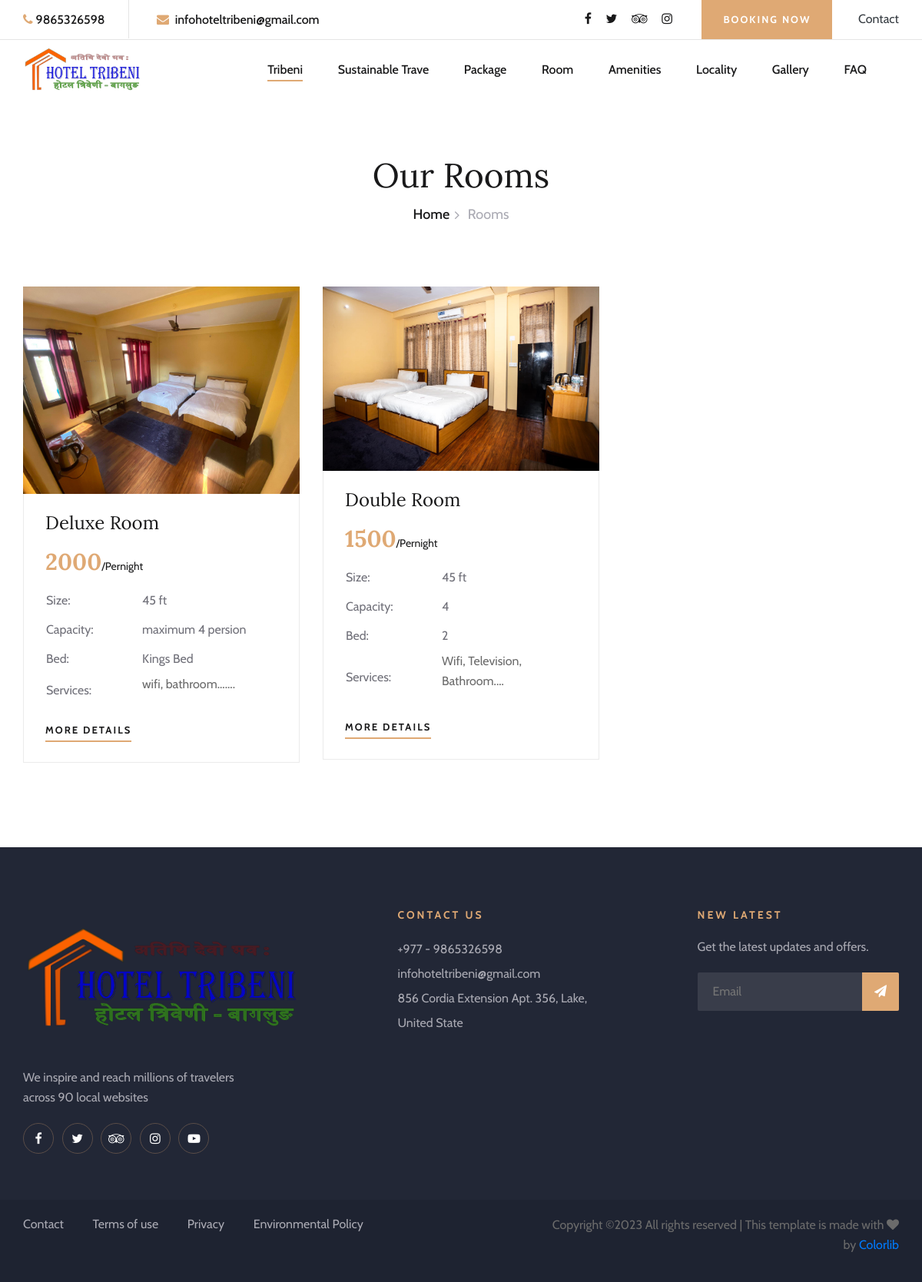
Screenshot of /rooms with the database file from the repository.
### app/models.py (models this page shows, shortened)
class Room(models.Model):
    room_name = models.CharField(max_length=150)
    rate_per_night = models.PositiveIntegerField()
    size = models.CharField(max_length=150)
    capacity = models.CharField(max_length=150)
    bed = models.CharField(max_length=150)
    services = RichTextField()
    image = models.ImageField(upload_to='roomimages/')
    discriptions = RichTextField()
    room_slug = AutoSlugField(populate_from='room_name', unique=True, null=True, default=None)
    class Meta:
        ordering =['-id',]

### app/views.py (the view)
# urls.py: path('rooms', RoomListViews.as_view(), name='rooms'),
class RoomListViews(ListView):
    model= Room
    context_object_name='rooms'
    template_name ='app/rooms.html'

### app/templates/app/rooms.html (shortened to what this page needs)
{% extends 'app/base.html' %}
{% load static %}
{% block content %}
    <div class="breadcrumb-section">
        <div class="container">
            <div class="row">
                <div class="col-lg-12">
                    <div class="breadcrumb-text">
                        <h2>Our Rooms</h2>
                        <div class="bt-option">
                            <a href="/">Home</a>
                            <span>Rooms</span>
                        </div>
                    </div>
                </div>
            </div>
        </div>
    </div>
    <section class="rooms-section spad">
        <div class="container">
            <div class="row">
                {% for room in rooms %}
                <div class="col-lg-4 col-md-6">
                    <div class="room-item">
                        <img src="{{room.image.url}}" alt="">
                        <div class="ri-text">
                            <h4>{{room.room_name}}</h4>
                            <h3>{{room.rate_per_night}}<span>/Pernight</span></h3>
                            <table>
                                <tbody>
                                    <tr>
                                        <td class="r-o">Size:</td>
                                        <td>{{room.size}}</td>
                                    </tr>
                                    <tr>
                                        <td class="r-o">Capacity:</td>
                                        <td>{{room.capacity}}</td>
                                    </tr>
                                    <tr>
                                        <td class="r-o">Bed:</td>
                                        <td>{{room.bed}}</td>
                                    </tr>
                                    <tr>
                                        <td class="r-o">Services:</td>
                                        <td>{{room.services|safe}}</td>
                                    </tr>
                                </tbody>
                            </table>
                            <a href="{% url  'room_details' room.room_slug %}" class="primary-btn">More Details</a>
                        </div>
                    </div>
                </div>
                {% endfor %}
            </div>
        </div>
    </section>
    {% endblock %}

### app/templates/app/base.html (shortened to what this page needs)
{% load static %}
<!DOCTYPE html>
<html lang="zxx">
<head>
    <link rel="stylesheet" href="{% static 'app/css/bootstrap.min.css' %}" type="text/css">
    <link rel="stylesheet" href="{% static 'app/css/font-awesome.min.css' %}" type="text/css">
    <link rel="stylesheet" href="{% static 'app/css/elegant-icons.css' %}" type="text/css">
    <link rel="stylesheet" href="{% static 'app/css/flaticon.css' %}" type="text/css">
    <link rel="stylesheet" href="{% static 'app/css/owl.carousel.min.css' %}" type="text/css">
    <link rel="stylesheet" href="{% static 'app/css/nice-select.css' %}" type="text/css">
    <link rel="stylesheet" href="{% static 'app/css/jquery-ui.min.css' %}" type="text/css">
    <link rel="stylesheet" href="{% static 'app/css/magnific-popup.css' %}" type="text/css">
    <link rel="stylesheet" href="{% static 'app/css/slicknav.min.css' %}" type="text/css">
    <link rel="stylesheet" href="{% static 'app/css/style.css' %}" type="text/css">
</head>
<body >
    <header class="header-section">
        <div class="top-nav">
            <div class="container">
                <div class="row">
                    <div class="col-lg-6">
                        <ul class="tn-left">
                            <li><i class="fa fa-phone"></i>9865326598</li>
                            <li><i class="fa fa-envelope"></i> infohoteltribeni@gmail.com</li>
                        </ul>
                    </div>
                    <div class="col-lg-6">
                        <div class="tn-right">
                            <div class="top-social">
                                <a href="#"><i class="fa fa-facebook"></i></a>
                                <a href="#"><i class="fa fa-twitter"></i></a>
                                <a href="#"><i class="fa fa-tripadvisor"></i></a>
                                <a href="#"><i class="fa fa-instagram"></i></a>
                            </div>
                            <button style="border:none;" type="button" class="bk-btn" data-bs-toggle="modal" data-bs-target="#exampleModal">
                                Booking Now
                              </button>
                            <div class="language-option">
                                <a href="{% url 'contact' %}" class="text-dark">Contact</a>
                            </div>
                        </div>
                    </div>
                </div>
            </div>
        </div>
        <div class="menu-item">
            <div class="container">
                <div class="row">
                    <div class="col-lg-2">
                        <div class="logo">
                            <a href="/">
                                <img src="{% static 'app/img/tribenilogo.png' %}" height="80px" width="100%" alt="">
                            </a>
                        </div>
                    </div>
                    <div class="col-lg-10">
                        <div class="nav-menu">
                            <nav class="mainmenu">
                                <ul>
                                    <li class="active"><a href="/">Tribeni</a>
                                    </li>
                                    <li><a href="./rooms.html">Sustainable Trave</a></li>
                                    <li><a href="{% url 'package' %}">Package</a></li>
                                    <li><a href="{% url 'rooms' %}">Room</a></li>
                                    <li><a href="{% url 'animinities' %}">Amenities</a></li>
                                    <li><a href="{% url 'locality' %}">Locality</a></li>
                                    <li><a href="{% url 'gallery_image' %}">Gallery</a></li>
                                    <li><a href="{% url 'faq' %}">FAQ</a></li>
                                </ul>
                            </nav>
                        </div>
                    </div>
                </div>
            </div>
        </div>
    </header>
    {% block content %}
    {% endblock %}
    <footer class="footer-section">
        <div class="container">
            <div class="footer-text">
                <div class="row">
                    <div class="col-lg-4">
                        <div class="ft-about">
                            <div class="logo">
                                <a href="/">
                                    <img src="{% static 'app/img/tribenilogo.png' %}" alt="">
                                </a>
                            </div>
                            <p>We inspire and reach millions of travelers<br /> across 90 local websites</p>
                            <div class="fa-social">
                                <a href="#"><i class="fa fa-facebook"></i></a>
                                <a href="#"><i class="fa fa-twitter"></i></a>
                                <a href="#"><i class="fa fa-tripadvisor"></i></a>
                                <a href="#"><i class="fa fa-instagram"></i></a>
                                <a href="#"><i class="fa fa-youtube-play"></i></a>
                            </div>
                        </div>
                    </div>
                    <div class="col-lg-3 offset-lg-1">
                        <div class="ft-contact">
                            <h6>Contact Us</h6>
                            <ul>
                                <li>+977 - 9865326598</li>
                                <li>infohoteltribeni@gmail.com</li>
                                <li>856 Cordia Extension Apt. 356, Lake, United State</li>
                            </ul>
                        </div>
                    </div>
                    <div class="col-lg-3 offset-lg-1">
                        <div class="ft-newslatter">
                            <h6>New latest</h6>
                            <p>Get the latest updates and offers.</p>
                            <form action="#" class="fn-form">
                                <input type="text" placeholder="Email">
                                <button type="submit"><i class="fa fa-send"></i></button>
                            </form>
                        </div>
                    </div>
                </div>
            </div>
        </div>
        <div class="copyright-option">
            <div class="container">
                <div class="row">
                    <div class="col-lg-7">
                        <ul>
                            <li><a href="#">Contact</a></li>
                            <li><a href="#">Terms of use</a></li>
                            <li><a href="#">Privacy</a></li>
                            <li><a href="#">Environmental Policy</a></li>
                        </ul>
                    </div>
                    <div class="col-lg-5">
                        <div class="co-text"><p>
  Copyright &copy;<script>document.write(new Date().getFullYear());</script> All rights reserved | This template is made with <i class="fa fa-heart" aria-hidden="true"></i> by <a href="https://colorlib.com" target="_blank">Colorlib</a>
  </p></div>
                    </div>
                </div>
            </div>
        </div>
    </footer>
</body>
</html>

### rows the page displays
Room: image (picture), room_name "Deluxe Room", rate_per_night "2000", size "45 ft", capacity "maximum 4 persion", bed "Kings Bed", services "wifi, bathroom......."
Room: image (picture), room_name "Double Room", rate_per_night "1500", size "45 ft", capacity "4", bed "2", services "Wifi, Television, Bathroom...."
